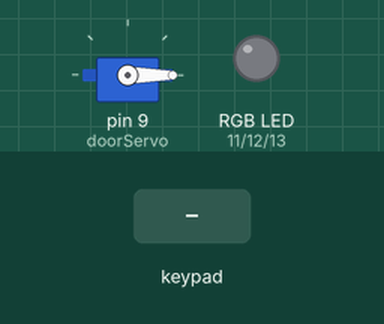
A sketch run on a simulated Arduino Uno, built with avr-gcc and run on an emulated ATmega328P. Shown: servo, an RGB LED mixed from three pins (HIGH = lit). The test bench sets the inputs (shaded band). What the sketch prints to the serial monitor is not drawn.

Above: at 1.2 s.
1.3 s: keypad keys 1 2 3 4 pressed 0.4 s apart
At 3.6 s:
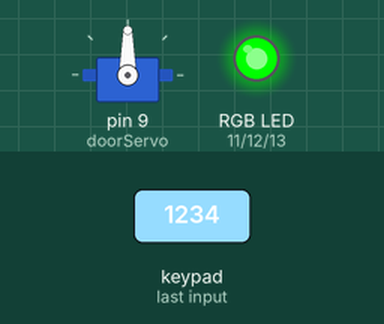
4.4 s: keypad keys 2 3 4 5 pressed 0.4 s apart
At 8.8 s:
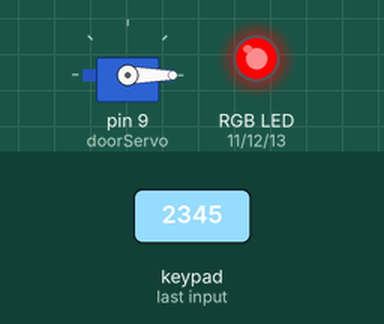
9.0 s: key 'A' pressed
11.5 s: key 'B' pressed
13.0 s: key 'C' pressed
14.5 s: key '1' pressed
At 16.8 s:
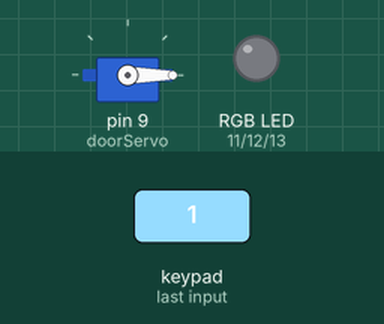
Timing chart, 0 to 18.3 s (numbered marks = the images above; inputs shaded):
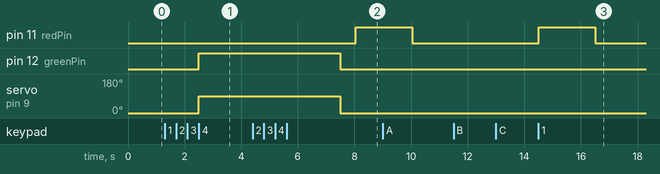

Measured:
- after the input at 1.3 s, pin 12 (greenPin): LOW → HIGH after 1.2 s; servo on pin 9 (doorServo): 0° → 90° after 1.2 s
- after the input at 4.4 s, pin 11 (redPin): LOW → HIGH after 3.6 s
- after the input at 11.5 s, every drawn part: stays the same
- after the input at 13.0 s, every drawn part: stays the same
- after the input at 14.5 s, pin 11 (redPin): LOW → HIGH at once, → LOW 2.0 s later

The sketch:

Password_Based_Automatic_Door_Lock.ino
```cpp
/*
=============================================================
 Project Title : Password-Based Automatic Door Lock System
 Platform      : Arduino Uno
 Language      : Embedded C (Arduino Framework)
 Author        : Pitta Kranthi Kumar

 Description:
 This project implements a password-protected automatic door
 lock system using an Arduino Uno, 4x4 matrix keypad, servo
 motor, and RGB LED.

 Features:
 - Password authentication
 - Servo motor controlled door lock
 - Green LED indicates successful authentication
 - Red LED indicates incorrect password
 - Automatic door locking after 5 seconds
=============================================================
*/

#include <Keypad.h>
#include <Servo.h>

// Create servo object
Servo doorServo;

// Keypad configuration
const byte ROWS = 4;
const byte COLS = 4;

char keys[ROWS][COLS] =
{
  {'1','2','3','A'},
  {'4','5','6','B'},
  {'7','8','9','C'},
  {'*','0','#','D'}
};

// Arduino pins connected to keypad
byte rowPins[ROWS] = {2, 3, 4, 5};
byte colPins[COLS] = {6, 7, 8, 10};

// Create keypad object
Keypad keypad = Keypad(makeKeymap(keys), rowPins, colPins, ROWS, COLS);

// Password settings
String password = "1234";
String input = "";

// RGB LED pin configuration
const int redPin = 11;
const int greenPin = 12;
const int bluePin = 13;


// Setup Function

void setup()
{
  Serial.begin(9600);

  // Initialize servo
  doorServo.attach(9);
  doorServo.write(0);     // Door starts in locked position

  // Configure RGB LED pins
  pinMode(redPin, OUTPUT);
  pinMode(greenPin, OUTPUT);
  pinMode(bluePin, OUTPUT);
}


// Function to control RGB LED

void setColor(int r, int g, int b)
{
  digitalWrite(redPin, r);
  digitalWrite(greenPin, g);
  digitalWrite(bluePin, b);
}


// Main Program Loop

void loop()
{
  // Read key pressed on keypad
  char key = keypad.getKey();

  if (key)
  {
    Serial.print(key);
    input += key;

    // Check after entering 4 digits
    if (input.length() == 4)
    {
      // Correct password
      if (input == password)
      {
        Serial.println("\nAccess Granted");

        // Turn Green LED ON
        setColor(LOW, HIGH, LOW);

        // Unlock door
        doorServo.write(90);

        // Keep door open for 5 seconds
        delay(5000);

        // Lock door again
        doorServo.write(0);

        // Turn LED OFF
        setColor(LOW, LOW, LOW);
      }
      // Incorrect password
      else
      {
        Serial.println("\nWrong Password");

        // Turn Red LED ON
        setColor(HIGH, LOW, LOW);

        delay(2000);

        // Turn LED OFF
        setColor(LOW, LOW, LOW);
      }

      // Clear input for next attempt
      input = "";
    }
  }
}
```
